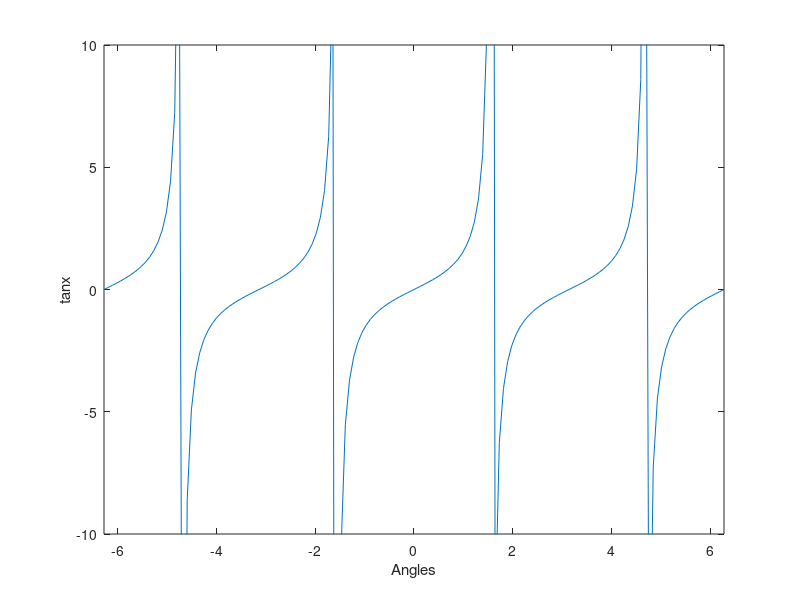

This chart was generated by the following MATLAB code:
clc
clear all
x = linspace(-6.2832,6.2832,150);
y = tan(x);
plot(x,y);
xlim([-2*pi, 2*pi]);
ylim([-10, 10]);
xlabel('Angles')
ylabel('tanx')

